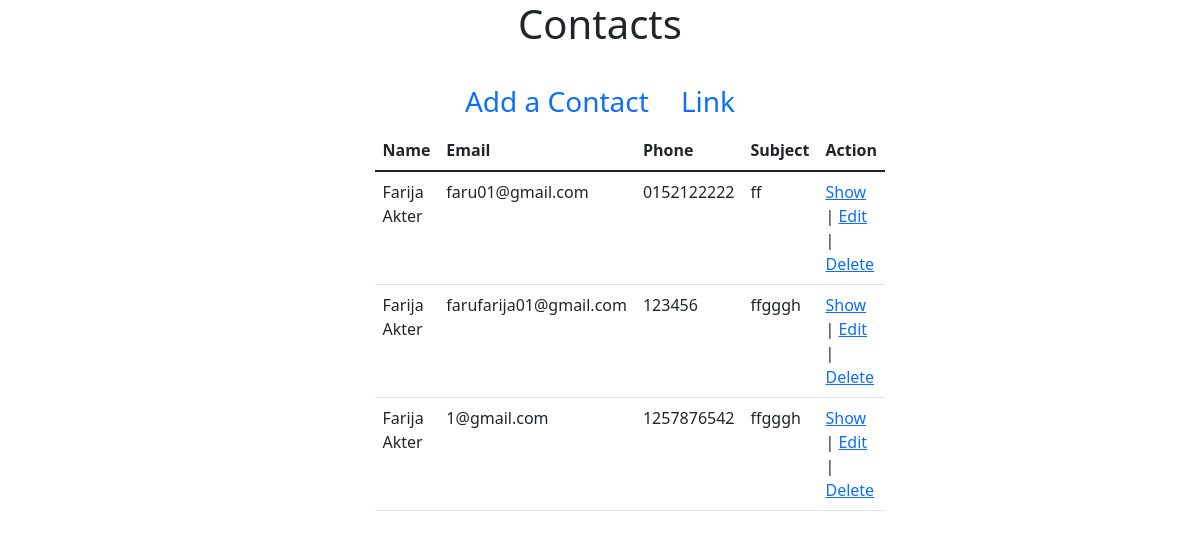
/admin/Contact/index.php, run on the app's committed database.
### tables this page shows
CREATE TABLE `contacts` (
  `id` int(11) NOT NULL,
  `name` varchar(55) NOT NULL,
  `email` varchar(255) NOT NULL,
  `phone` varchar(55) DEFAULT NULL,
  `subject` varchar(100) DEFAULT NULL
);

### src/Contact.php (called while the page is built, shortened)
<?php
class Contact
{
    public $conn=null;
    public function __construct()
    {
        $this->conn= new PDO("mysql:host=localhost;dbname=ecommerce", $username = "root", $password = "");
        $this->conn->setAttribute(PDO::ATTR_ERRMODE, PDO::ERRMODE_EXCEPTION);
    }
 public function index(){
     $query = "SELECT * FROM `contacts`";
     $stmt = $this->conn->prepare($query);
     $result = $stmt->execute();
     $contacts = $stmt->fetchAll();
     return $contacts;
 }
}

### admin/Contact/index.php (the view, shortened to what this page needs)
<?php
$_contact = new Contact();
$contacts = $_contact->index();
?>
<!doctype html>
<html lang="en">
<head>
    <link href="https://cdn.jsdelivr.net/npm/bootstrap@5.1.3/dist/css/bootstrap.min.css" rel="stylesheet">
</head>
<body>
<section>
    <div class="container">
        <div class="row justify-content-center">
            <div class="col-md-5">
                <h1 class="text-center mb-4">Contacts</h1>
                <ul class="nav justify-content-center fs-3">
                    <li class="nav-item">
                        <a class="nav-link active" aria-current="page" href="create.php">
                            Add a Contact
                        </a>
                    </li>
                    <li class="nav-item">
                        <a class="nav-link" href="#">Link</a>
                    </li>
                </ul>
                <table class="table">
                    <thead>
                    <tr>
                        <th scope="col">Name</th>
                        <th scope="col">Email</th>
                        <th scope="col">Phone</th>
                        <th scope="col">Subject</th>
                        <th scope="col">Action</th>
                    </tr>
                    </thead>
                    <tbody>
                    <?php
                    if (count($contacts) > 0):
                        foreach ($contacts as $contact):
                            ?>
                            <tr>
                                <td><?= $contact['name']?></td>
                                <td><?= $contact['email']?></td>
                                <td><?= $contact['phone']?></td>
                                <td><?= $contact['subject']?></td>
                                <td><a href="show.php?id=<?=$contact['id'];?>">Show</a>
                                    |
                                    <a href="edit.php?id=<?=$contact['id'];?>">Edit</a>
                                    |
                                    <a href="delete.php?id=<?=$contact['id'];?>"
                                       onclick="return confirm('Are you sure you want to delete?')">
                                        Delete
                                    </a>
                                </td>
                            </tr>
                        <?php
                        endforeach;
                    endif;
                    ?>
                    </tbody>
                </table>
            </div>
        </div>
    </div>
</section>
</body>
</html>

### data on the page
contacts: name "Farija Akter", email "faru01@gmail.com", phone "0152122222", subject "ff"
contacts: name "Farija Akter", email "farufarija01@gmail.com", phone "123456", subject "ffgggh"
contacts: name "Farija Akter", email "1@gmail.com", phone "1257876542", subject "ffgggh"
